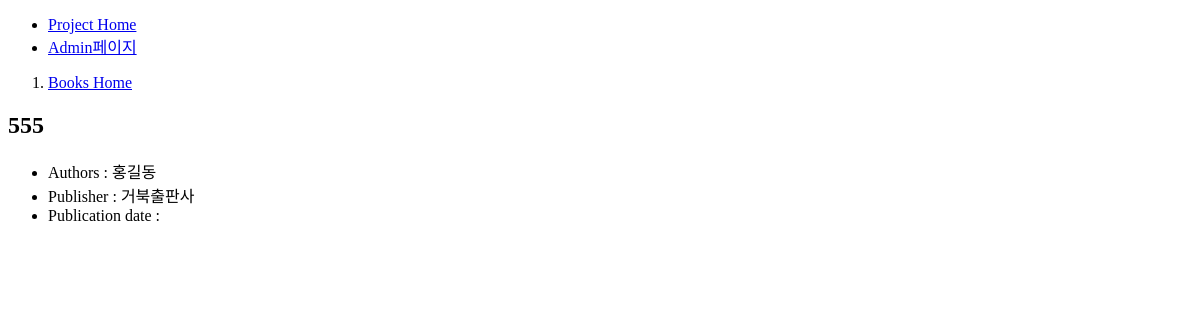
Before: /books/book/3/ with the older database file.
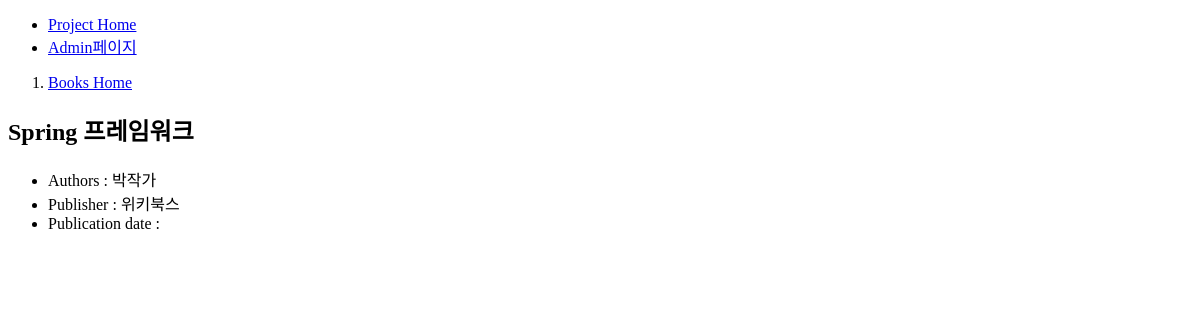
After: the same page with the newer database file.
### books/models.py (models this page shows, shortened)
class Book(models.Model):
    title = models.CharField(max_length=100)
    authors = models.ManyToManyField('Author')
    publisher = models.ForeignKey('Publisher', on_delete=models.CASCADE)
    publication_date = models.DateField()

class Author(models.Model):
    name = models.CharField(max_length=50)
    salutation = models.CharField(max_length=100)
    email = models.EmailField()
    def __str__(self):
        return self.name

class Publisher(models.Model):
    name = models.CharField(max_length=50)
    address = models.CharField(max_length=100)
    website = models.URLField()
    def __str__(self):
        return self.name

### books/views.py (the view)
# urls.py: path('book/<int:pk>/', views.BookDetail.as_view(), name="book_detail"),
class BookDetail(DetailView):
    model = Book

### books/templates/books/book_detail.html (shortened to what this page needs)
{% extends 'base_books.html' %}
{% block content %}
    <h2>{{ object.title }}</h2>
    <ul>
        <li>
            Authors :
            {% for author in object.authors.all %}
                {{ author }}
            {% endfor %}
        </li>
        <li>Publisher : {{ object.publisher }}</li>
        <li>Publication date : {{ object.publicaton_date }}</li>
    </ul>
{% endblock content %}

### books/templates/base_books.html (shortened to what this page needs)
{% extends 'basic.html' %}
{% block sidebar %}
{{ block.super }}
<ol>
    <li><a href="/books/">Books Home</a></li>
</ol>
{% endblock%}

### books/templates/basic.html (shortened to what this page needs)
{% load static %}
<!DOCTYPE html>
<html lang="en">
<head>
</head>
<body>
    <div id="sidebar">
    {% block sidebar %}
        <ul>
            <li><a href="/">Project Home</a></li>
            <li><a href="/admin/">Admin페이지</a></li>
        </ul>
    {% endblock %}
    </div>
    <div id="content">
        {% block content %}{% endblock %}
    </div>
</body>
</html>

Changed rows visible on the page:
no longer on this page (row edited): Author: name "홍길동"
changed Book: title "555" → "Spring 프레임워크"; publisher "거북출판사" → "위키북스"
added Author: name "박작가"
